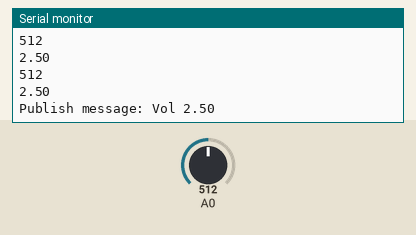
Simulated run of this sketch. Board: ESP8266 (NodeMCU). Parts: the last lines printed to the serial monitor. Inputs (shaded band) come from the test bench; at power-on: A0 = 512. WiFi joins after 1.5 s; servers stay silent unless stated; no MQTT or app messages arrive unless stated.

Above: at 2.7 s.
2.8 s: A0 set to 716
At 4.9 s:
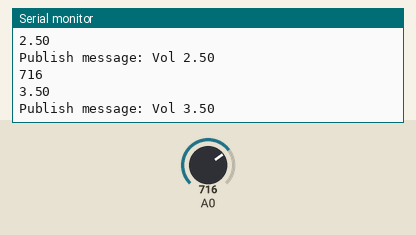
5.4 s: A0 set to 900
At 7.7 s:
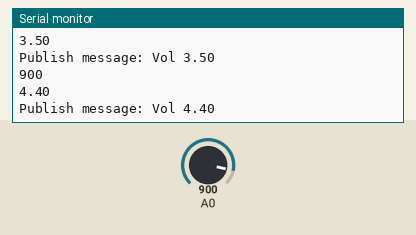
Timing chart, 0 to 9.2 s (numbered marks = the images above; inputs shaded):
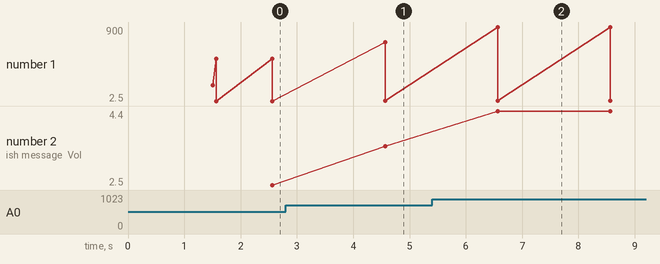

Measured:
- after the input at 2.8 s, the serial monitor: prints a new line after 1.8 s (image 1)
- after the input at 5.4 s, the serial monitor: prints a new line after 1.2 s (image 2)
- plotted number 1: 2.5 → 3.5 after the input at 2.8 s, 3.5 → 4.4 after the input at 5.4 s
- plotted number 2: 2.5 → 3.5 after the input at 2.8 s, 3.5 → 4.4 after the input at 5.4 s

The sketch:

NodeMCU4.ino
```cpp
#include <ESP8266WiFi.h>
#include <PubSubClient.h>

const char* ssid = "RedWifi";
const char* password = "PassWifi";
const char* mqtt_server = "IpServer";

WiFiClient espClient;
PubSubClient client(espClient);
long lastMsg = 0;
char msg[50];
int value = 0;

void setup() {
  setup_wifi();
  client.setServer(mqtt_server, 1883);
  Serial.begin(9600);
}
void loop() {

  if (!client.connected()) {
    reconnect();
  }
  client.loop();
  nivelLuz();
}

void setup_wifi()
{
 Serial.begin(9600);
 // We start by connecting to a WiFi network

 Serial.println();
 Serial.println();
 Serial.print("Conectando a ");
 Serial.println(ssid);

 WiFi.begin(ssid, password);

 while (WiFi.status() != WL_CONNECTED) {
   delay(500);
   Serial.print(".");
 }

 Serial.println("");
 Serial.println("WiFi conectado");
 Serial.println("Direccion IP: ");
 Serial.println(WiFi.localIP());
}

void reconnect() {
  // Loop until we're reconnected
  while (!client.connected()) {
    Serial.print("Esperando conexion MQTT...");
    // Attempt to connect
    if (client.connect("ESP8266Client-4")) {
      Serial.println("conectado");
      // Once connected, publish an announcement...
      client.publish("casa/luz", "Enviando el primer mensaje");
      // ... and resubscribe
      client.subscribe("casa/luz");
    } else {
      Serial.print("fallo, rc=");
      Serial.print(client.state());
      Serial.println(" intentando en 5 segundos");
      // Wait 5 seconds before retrying
      delay(5000);
    }
  }
}

void nivelLuz(){

  int sensorValue = analogRead(A0);   // read the input on analog pin 0

  float voltage = sensorValue * (5.0 / 1023.0);   // Convert the analog reading (which goes from 0 - 1023) to a voltage (0 - 5V)

  Serial.println(sensorValue);

  Serial.println(voltage);   // print out the value you read

  long now = millis();
  if (now - lastMsg > 2000) {
    lastMsg = now;
    ++value;
    snprintf (msg, 75, "Vol %0.2f", voltage);
    Serial.print("Publish message: ");
    Serial.println(msg);
    client.publish("casa/luz", msg);

    delay(1000);
  }

  delay(1000);

}
```
